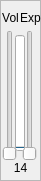
   <widget class="QFrame" name="frame_14">
    <property name="geometry">
     <rect>
      <x>230</x>
      <y>330</y>
      <width>41</width>
      <height>181</height>
     </rect>
    </property>
    <property name="frameShape">
     <enum>QFrame::StyledPanel</enum>
    </property>
    <property name="frameShadow">
     <enum>QFrame::Raised</enum>
    </property>
    <widget class="QSlider" name="MIDI_Expression_14">
     <property name="geometry">
      <rect>
       <x>20</x>
       <y>30</y>
       <width>20</width>
       <height>131</height>
      </rect>
     </property>
     <property name="maximum">
      <number>127</number>
     </property>
     <property name="value">
      <number>0</number>
     </property>
     <property name="orientation">
      <enum>Qt::Vertical</enum>
     </property>
    </widget>
    <widget class="QSlider" name="MIDI_Volume_14">
     <property name="geometry">
      <rect>
       <x>0</x>
       <y>30</y>
       <width>20</width>
       <height>131</height>
      </rect>
     </property>
     <property name="maximum">
      <number>127</number>
     </property>
     <property name="value">
      <number>0</number>
     </property>
     <property name="orientation">
      <enum>Qt::Vertical</enum>
     </property>
    </widget>
    <widget class="QLabel" name="label_44">
     <property name="geometry">
      <rect>
       <x>0</x>
       <y>10</y>
       <width>21</width>
       <height>16</height>
      </rect>
     </property>
     <property name="text">
      <string notr="true">Vol</string>
     </property>
     <property name="alignment">
      <set>Qt::AlignCenter</set>
     </property>
    </widget>
    <widget class="QLabel" name="label_45">
     <property name="geometry">
      <rect>
       <x>20</x>
       <y>10</y>
       <width>21</width>
       <height>16</height>
      </rect>
     </property>
     <property name="text">
      <string notr="true">Exp</string>
     </property>
    </widget>
    <widget class="QLabel" name="label_46">
     <property name="geometry">
      <rect>
       <x>10</x>
       <y>160</y>
       <width>21</width>
       <height>16</height>
      </rect>
     </property>
     <property name="text">
      <string notr="true">14</string>
     </property>
     <property name="alignment">
      <set>Qt::AlignCenter</set>
     </property>
    </widget>
    <widget class="QProgressBar" name="MIDI_VolDisp_14">
     <property name="geometry">
      <rect>
       <x>15</x>
       <y>35</y>
       <width>10</width>
       <height>116</height>
      </rect>
     </property>
     <property name="maximumSize">
      <size>
       <width>10</width>
       <height>16777215</height>
      </size>
     </property>
     <property name="maximum">
      <number>127</number>
     </property>
     <property name="value">
      <number>0</number>
     </property>
     <property name="textVisible">
      <bool>false</bool>
     </property>
     <property name="orientation">
      <enum>Qt::Vertical</enum>
     </property>
    </widget>
   </widget>
